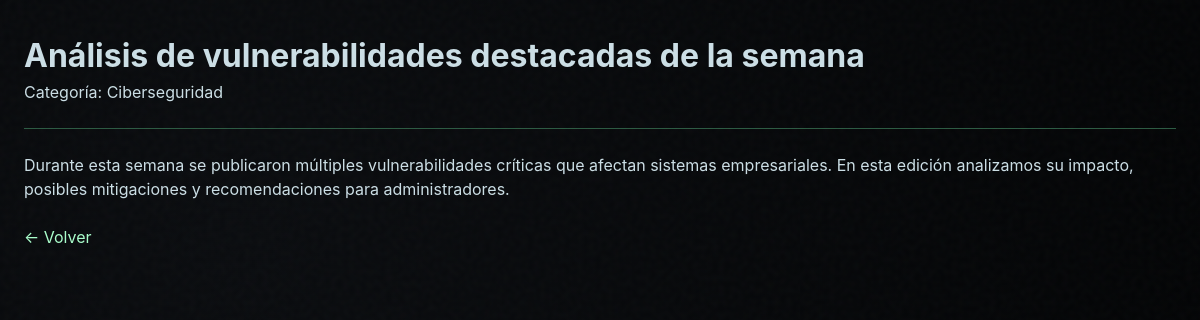
Page /newsletter.php?id=1 on the committed database.
### tables this page shows
CREATE TABLE newsletters (
    id INT AUTO_INCREMENT PRIMARY KEY,
    autor_id INT NOT NULL,
    categoria_id INT NOT NULL,
    titulo VARCHAR(200) NOT NULL,
    contenido TEXT NOT NULL,

    estado ENUM(
        'borrador',
        'publicado',
        'archivado'
    ) NOT NULL DEFAULT 'borrador',

    creado_en DATETIME DEFAULT CURRENT_TIMESTAMP,
    actualizado_en DATETIME DEFAULT CURRENT_TIMESTAMP
        ON UPDATE CURRENT_TIMESTAMP,

    CONSTRAINT fk_newsletters_autor
        FOREIGN KEY (autor_id)
        REFERENCES usuarios(id)
        ON UPDATE CASCADE
        ON DELETE RESTRICT,

    CONSTRAINT fk_newsletters_categoria
        FOREIGN KEY (categoria_id)
        REFERENCES categorias(id)
        ON UPDATE CASCADE
        ON DELETE RESTRICT
);

CREATE TABLE categorias (
    id INT AUTO_INCREMENT PRIMARY KEY,
    nombre VARCHAR(100) NOT NULL UNIQUE,
    descripcion TEXT
);

### src/newsletter.php (the view, shortened to what this page needs)
<?php
require_once 'includes/conexion.php';
$id = filter_input(
    INPUT_GET,
    'id',
    FILTER_VALIDATE_INT
);
$stmt = $pdo->prepare("
    SELECT
        n.*,
        c.nombre AS categoria
    FROM newsletters n
    JOIN categorias c
        ON c.id = n.categoria_id
    WHERE n.id = ?
    AND n.estado = 'publicado'
");
$stmt->execute([$id]);
$newsletter = $stmt->fetch(PDO::FETCH_ASSOC);
?>
<!DOCTYPE html>
<html lang="es">
<head>
    <link rel="stylesheet" href="assets/css/style.css">
</head>
<body>
<h1>
    <?= htmlspecialchars($newsletter['titulo']) ?>
</h1>
<p>
    Categoría:
    <?= htmlspecialchars($newsletter['categoria']) ?>
</p>
<hr>
<div>
    <?= nl2br(htmlspecialchars($newsletter['contenido'])) ?>
</div>
<br>
<a href="index.php">
    ← Volver
</a>
</body>
</html>

### src/assets/css/style.css (style rules this page uses)
* { margin: 0; padding: 0; box-sizing: border-box; }
body { background: radial-gradient(circle at 20% 30%, #0a0c0f, #020304); font-family: 'Inter', 'JetBrains Mono', monospace, sans-serif; color: #ccdfe6; line-height: 1.5; min-height: 100vh; padding: 2rem 1.5rem; position: relative; }
body::before { content: ""; position: fixed; top: 0; left: 0; width: 100%; height: 100%; pointer-events: none; z-index: 0; }
a { color: #aaffcc; text-decoration: none; }
hr { border: none; border-top: 1px solid #2b5a42; margin: 1.5rem 0; }

### rows in the picture
newsletters: titulo "Análisis de vulnerabilidades destacadas de la semana", categoria.nombre "Ciberseguridad", contenido "Durante esta semana se publicaron múltiples vulnerabilidades críticas que afectan sistemas empresariales. En esta edición analizamos su impacto, posibles mitigaciones y recomendaciones para administradores."
